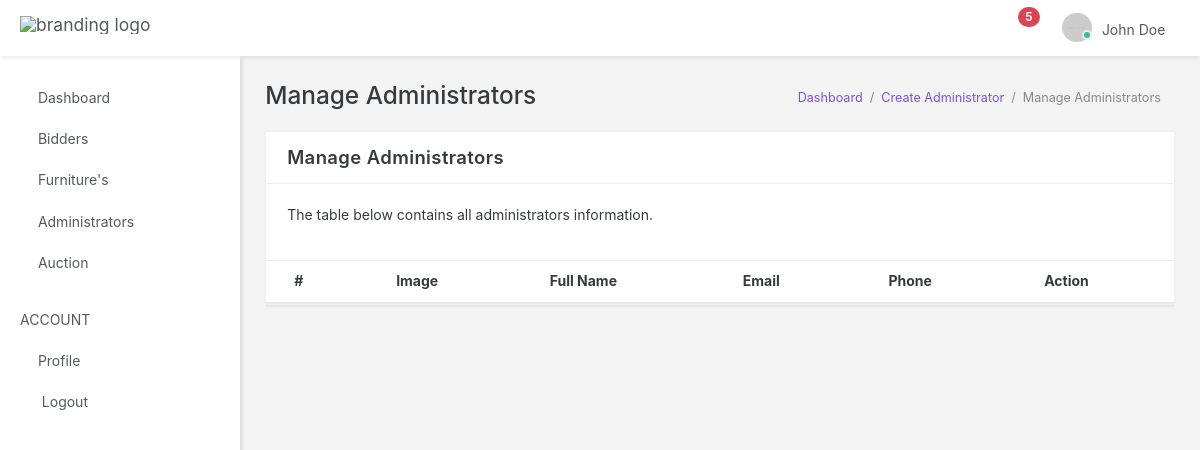
The page /auth/manage_admin (signed in) on the database as committed earlier.
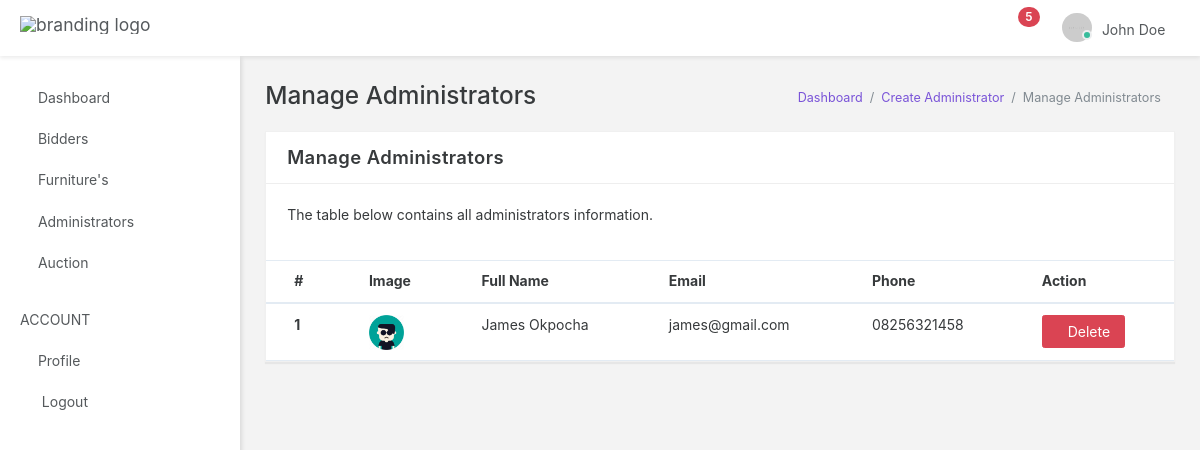
The same page on the database as committed later.
### Auction_auth/models.py (models this page shows, shortened)
class User(AbstractBaseUser, PermissionsMixin):
    user_id = models.UUIDField(
        default=uuid.uuid4, primary_key=True, unique=True, editable=False)
    email = models.CharField(max_length=100, db_index=True,
                             unique=True, verbose_name='email address', blank=True)
    name = models.CharField(
        max_length=100, db_index=True, blank=True, null=True)
    phone = models.CharField(
        max_length=14, db_index=True, unique=True, blank=True)
    address = models.CharField(max_length=255, null=True, blank=True)
    picture = models.ImageField(
        default='img/user.png', upload_to='uploads/', null=True)
    date_joined = models.DateTimeField(
        verbose_name='date_joined', auto_now_add=True)
    last_login = models.DateTimeField(
        verbose_name='last_login', auto_now=True, null=True)
    is_active = models.BooleanField(default=True)
    is_staff = models.BooleanField(default=False)
    is_superuser = models.BooleanField(default=False)
    USERNAME_FIELD = 'email'
    REQUIRED_FIELDS = ['name',]
    objects = UserManager()
    class Meta:
        db_table = 'Users'
        verbose_name_plural = 'Users'

### Auction_auth/views.py (the view)
# urls.py: path('auth/manage_admin', ManageAdminPageView.as_view(), name='manage_admin'),
class ManageAdminPageView(LoginRequiredMixin, ListView):
    template_name = "backend/admin/manage_admin.html"
    def get_queryset(self):
        return User.objects.filter(is_staff=True, is_superuser=False).order_by('-date_joined')

### Templates/backend/admin/manage_admin.html (shortened to what this page needs)
{% extends 'base.html' %}
{% load static %}
{% load crispy_forms_tags %}
  {% block head %}{% include 'partials/auth_head.html' %}{% endblock head %}
  {% block body %}
  <body data-open="click" data-menu="vertical-menu" data-col="2-columns" class="vertical-layout vertical-menu 2-columns  fixed-navbar">
  {% block nav %} {% include 'partials/auth_nav.html' %} {% endblock %}
  {% include 'partials/auth_sidebar.html' %}
    <div class="app-content content container-fluid">
      <div class="content-wrapper">
        <div class="content-header row">
          <div class="content-header-left col-md-6 col-xs-12 mb-1">
            <h2 class="content-header-title">Manage Administrators</h2>
          </div>
            <div class="content-header-right breadcrumbs-right breadcrumbs-top col-md-6 col-xs-12">
                <div class="breadcrumb-wrapper col-xs-12">
                    <ol class="breadcrumb">
                        <li class="breadcrumb-item"><a href="{% url 'auth:dashboard' %}">Dashboard</a>
                        </li>
                        <li class="breadcrumb-item"><a href="{% url 'auth:create_admin' %}">Create Administrator</a>
                        </li>
                        <li class="breadcrumb-item active">Manage Administrators
                        </li>
                    </ol>
                </div>
            </div>
        </div>
        <div class="content-body">
        <div class="row">
            <div class="col-xs-12">
                <div class="card">
                    <div class="card-header">
                        <h4 class="card-title">Manage Administrators</h4>
                        <div class="heading-elements">
                            <ul class="list-inline mb-0">
                                <li><a data-action="collapse"><i class="icon-minus4"></i></a></li>
                                <li><a data-action="expand"><i class="icon-expand2"></i></a></li>
                            </ul>
                        </div>
                    </div>
                    <div class="card-body collapse in">
                        <div class="card-block card-dashboard">
                            <p>The table below contains all administrators information.</p>
                        </div>
                        <div class="table-responsive">
                            <table class="table table-hover mb-0">
                                <thead>
                                    <tr>
                                        <th>#</th>
                                        <th>Image</th>
                                        <th>Full Name</th>
                                        <th>Email</th>
                                        <th>Phone</th>
                                        <th>Action</th>
                                    </tr>
                                </thead>
                                <tbody>
                                {% if object_list %}
                                    {% for object in object_list %}
                                    <tr>
                                        <th scope="row">{{ forloop.counter}}</th>
                                        <td><a href="{% url 'auth:update_admin' object.pk %}"><img src="{{object.picture.url}}" width="35" alt=""></a></td>
                                        <td>{{ object.name }}</td>
                                        <td>{{ object.email }}</td>
                                        <td>{{ object.phone }}</td>
                                        <td><a href="" class="btn btn-danger" data-toggle="modal" data-target="#deleteModal{{forloop.counter}}" style="cursor: pointer;"> <i class="icon-ios-trash"></i>Delete</a></td>
                                    </tr>
                                    {% endfor %}
                                {% endif %}
                                </tbody>
                            </table>
                        </div>
                    </div>
                </div>
            </div>
        </div>
        </div>
      </div>
    </div>
</body>
{% endblock body %}

Rows that differ between the two databases and show on the page:
added User: picture (placeholder picture), name "James Okpocha", email "james@gmail.com", phone "08256321458"
